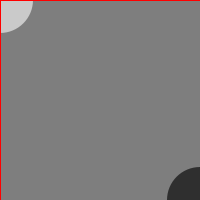
Frame 1 (no input)
Frame 60 (the mouse pressed at the canvas centre just before this capture): identical to frame 1, image omitted
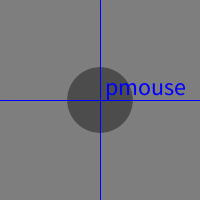
Frame 120 (the mouse held since frame 60 and released just before this capture)

The Processing sketch that drew these frames (run headless with seeded random() and noise(); from frame 60 on, the mouse is pressed at the canvas centre):

// Processing sketch: Intaractivity_02_Mouse
// ── Intaractivity_02_Mouse.pde
// Mouse Position

void setup(){
  size(200, 200);
  textSize(24);

}

void draw(){
  float x = mouseX;
  float y = mouseY;

  float ix = width - mouseX; // inverse X、反転
  float iy = height - mouseY; // inverse Y

  background(126);
  noStroke();

  fill(255,150); // white
  ellipse(x,y, 66,66);

  fill(0,159); // black
  ellipse(ix,iy, 66,66);


  // RED mouse pos
  stroke(255,0,0);
  line(x,0, x,height);
  line(0,y, width,y);

  // BLUE mouse pos
  stroke(0,0,255);
  fill(0,0,255);
  text("pmouse",ix+5,iy-5);
  line(ix,0, ix,height);
  line(0,iy, width,iy);

}
